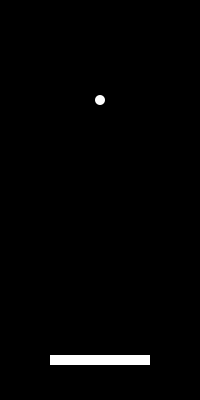
Frame 1 (no input)
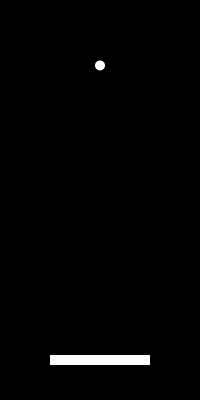
Frame 60 (the mouse pressed at the canvas centre just before this capture)
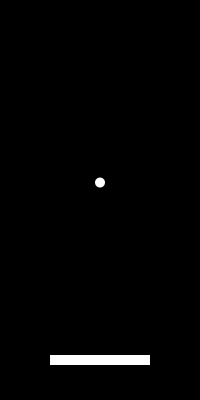
Frame 120 (the mouse held since frame 60 and released just before this capture)

The Processing sketch that drew these frames (run headless with seeded random() and noise(); from frame 60 on, the mouse is pressed at the canvas centre):

// Processing sketch: processing_20159
// ── processing_20159.pde

int direction = 0;
float posX = 100;
float posY = 100;
int radius = 10;

void setup(){
  size(200,400);
  noStroke();
  background(0);
  rectMode(CENTER);
}

void draw(){
  background(0);
  rect(width/2,height-40,100,10);
  ellipse(posX,posY,radius,radius);
  if(direction == 0){
    drop();
  } else if(direction == 1){
    rise();
  }
}

void drop(){
posY = posY*1.05;
if(posY*1.05 >= height - 40){
  direction = 1;
}
if(posY >= height - 40){
  direction = 1;
  }
}

void rise(){
posY = posY*.95;
  if(posY <= 50){
   direction = 0;
  }
} 
